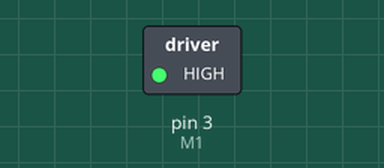
Recording of a sketch running on a simulated Arduino Uno, built with avr-gcc and run on an emulated ATmega328P. Parts: switched loads named in the sketch (green lamp = pin HIGH).

Above: at 2.0 s.
At 6.0 s:
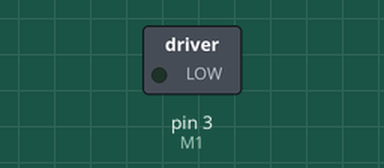
Timing chart, 0 to 10.5 s (numbered marks = the images above):
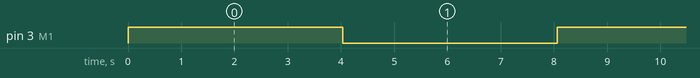

The sketch:

Motor_Control.ino
```cpp
const int M1 = 3;
//const int M2 = 5;

void setup() {
  // put your setup code here, to run once:
   pinMode(M1, OUTPUT);
 //  pinMode(M2, OUTPUT);
}

void loop() {
  // put your main code here, to run repeatedly:
     int x;
     for(x=0; x <= 100; x+=1)
     {
      digitalWrite(M1 , HIGH);
      delay(30);
     }
     delay(1000);
     for(x =0; x<=100;x+=1)
     {
      digitalWrite(M1, LOW);
      delay(30);
     }
     delay(1000);
}
```

Measured:
- by itself, pin 3 (M1): alternates HIGH for 4.0 s and LOW for 4.0 s
